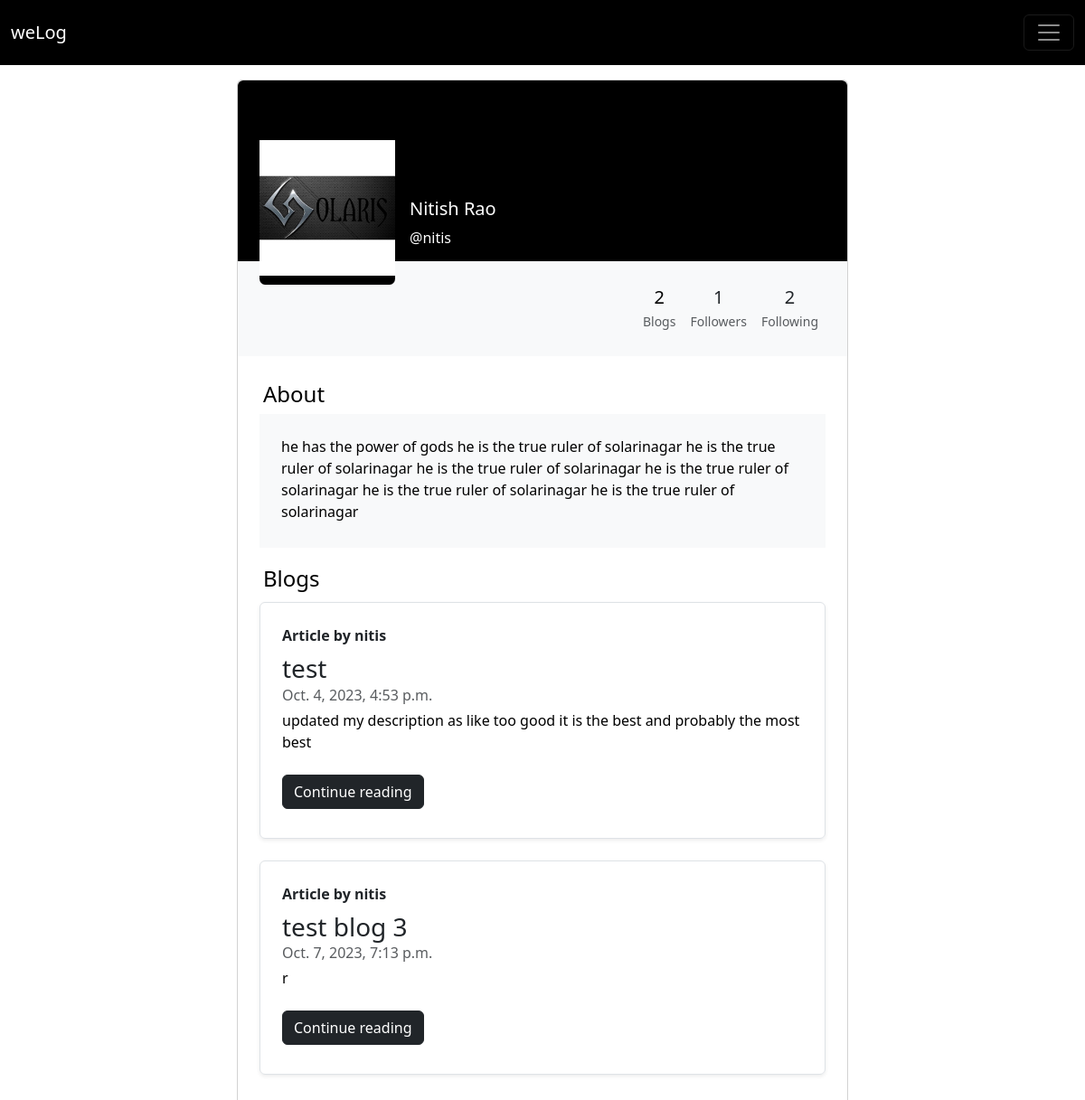
The app's page /account/nitis, older data.
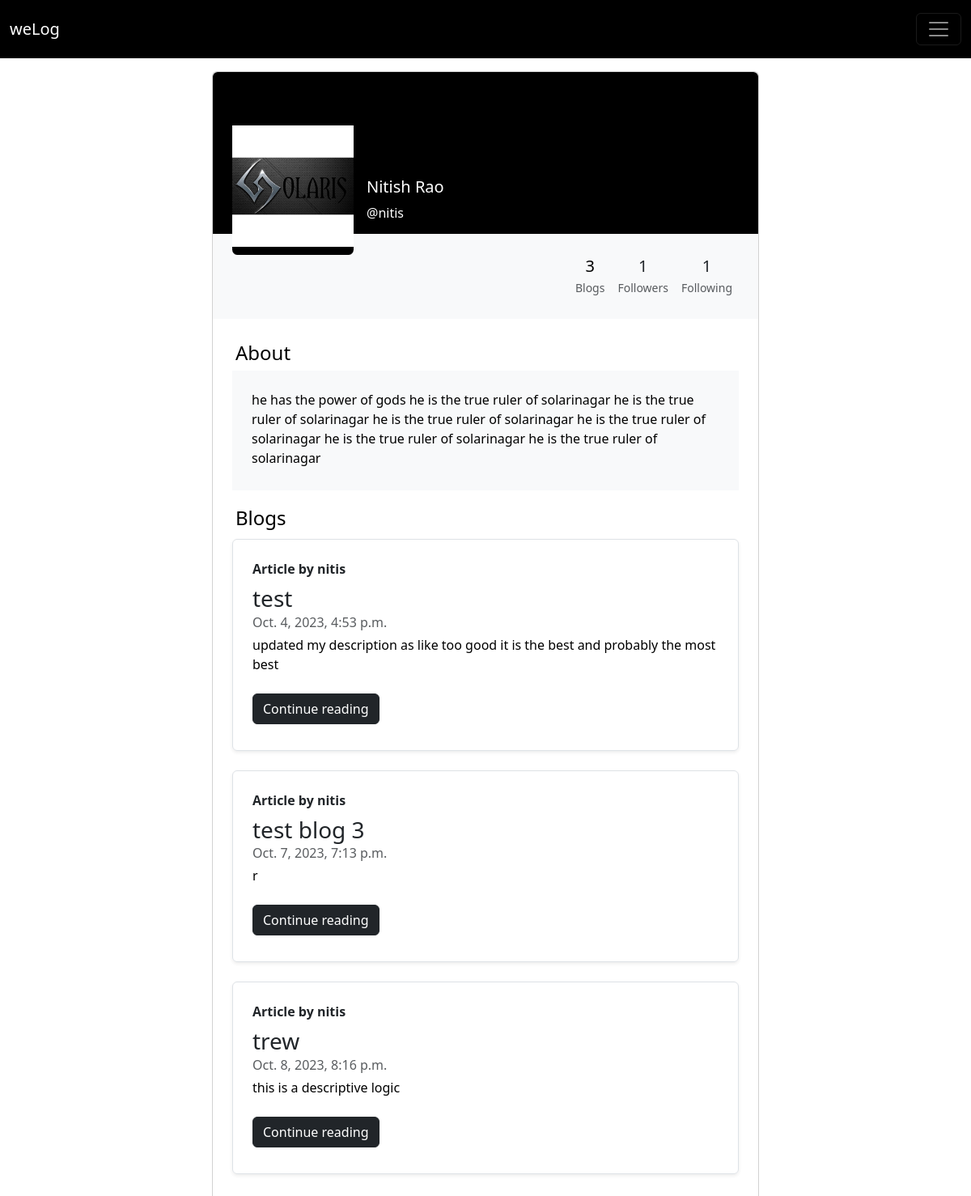
The same page, newer data.
### blog/models.py (models this page shows, shortened)
class Post(models.Model):
    sno = models.AutoField(primary_key=True)
    title = models.CharField(max_length=255)
    content = models.TextField()
    description = models.TextField(null=True, blank=True)
    user = models.ForeignKey(User, on_delete=models.CASCADE)
    slug = models.SlugField(unique=True, null=False)
    timeStamp = models.DateTimeField(default=now, blank=True)
    avatar = models.ImageField(upload_to=post_directory_path, null=True, blank=True)

### home/models.py (models this page shows, shortened)
class UserProfile(models.Model):
    user = models.OneToOneField(User, on_delete=models.CASCADE)
    description = models.TextField(null=True)
    avatar = models.ImageField(upload_to=user_directory_path, null=True, blank=True)
    following = models.ManyToManyField(User, related_name="followers", blank=True, symmetrical=False)
    followers = models.ManyToManyField(User, related_name="following", blank=True, symmetrical=False)

### home/views.py (the view)
# urls.py: path('account/<str:username>', views.authorProfile, name = "authorProfile"),
def authorProfile(request, username):
    user_ = User.objects.get(username = username)
    if request.user.is_authenticated and request.user == user_:
        return redirect('/you')
    allPosts = Post.objects.filter(user = user_)
    if request.user.is_authenticated:
        profile = UserProfile.objects.get(user = request.user)
        followers = user_.followers.all()
        if profile in followers:
            x = '1'
        else:
            x = '0'
        context = {'x' : x, 'allPosts' : allPosts, 'user_' : user_}
    else:
        context = {'allPosts' : allPosts, 'user_' : user_}
    return render(request, 'account/user_profile.html', context)

### templates/account/user_profile.html (shortened to what the changed rows need)
{% extends "base.html" %}
{% block body %}
<section class="h-100 gradient-custom-2">
    <div class="container-fluid h-100 my-3" style="max-width : 1500px;">
        <div class="row d-flex justify-content-center align-items-center h-100">
            <div class="col col-lg-9 col-xl-7">
                <div class="card">
                    <div class="rounded-top text-white d-flex flex-row" style="background-color: #000; height:200px;">
                        <div class="ms-4 mt-5 d-flex flex-column" style="width: 150px;">
                            <div class="mt-2 d-flex align-items-center justify-content-center bg-black" style=" z-index: 1; height: 170px !important; width: inherit !important; border-radius: 4%;">
                                {% if user_.userprofile.avatar %}
                                <img src={{user_.userprofile.avatar.url}}
                                    alt="/static/img/user.png" class="img-fluid"
                                    style="z-index: 1; height:inherit !important; width:inherit !important; object-fit: contain !important; border-radius: 4%;">
                                {% else %}
                                <img src="/static/img/user.png"
                                    alt="user" class="img-fluid img-thumbnail"
                                    style="z-index: 1; height:inherit !important; width:inherit !important;">
                                {% endif %}
                            </div>
                        </div>
                        <div class="ms-3" style="margin-top: 130px;">
                            <h5>{{user_.first_name}} {{user_.last_name}}</h5>
                            <p>@{{user_.username}}</p>
                        </div>
                    </div>
                    <div class="p-4 text-black" style="background-color: #f8f9fa;">
                        <div class="d-flex justify-content-end text-center py-1">
                            <div class="mx-2" onclick="location.href='#blogs-section';" role="button">
                                <p class="mb-1 h5">{{user_.post_set.count}}</p>
                                <p class="small text-muted mb-0">Blogs</p>
                            </div>
                            <a href={% url 'accounts' user_.username "followers" %} class="text-decoration-none text-dark mx-2"  role="button">
                                <div>
                                    <p class="mb-1 h5">{{user_.followers.count}}</p>
                                    <p class="small text-muted mb-0">Followers</p>
                                </div>
                            </a>
                            <a href={% url 'accounts' user_.username "following" %} class="text-decoration-none text-dark mx-2"  role="button">
                                <div>
                                    <p class="mb-1 h5">{{user_.following.count}}</p>
                                    <p class="small text-muted mb-0">Following</p>
                                </div>
                            </a>
                        </div>
                    </div>
                    <div class="card-body p-4 text-black">
                        {% if user_.userprofile.description|length < 1 %} {% else %} <div class="mb-3">
                            <p class="lead fw-normal mb-1 fs-4 ps-1">About</p>
                            <div class="p-4 text-break" style="background-color: #f8f9fa;">
                                <p class="font-italic mb-1">{{user_.userprofile.description}}</p>
                            </div>
                    </div>
                    {% endif %}
                {% for post in allPosts %}
                <div
                    class="row g-0 border rounded overflow-hidden flex-md-row mt-2 mb-4 shadow-sm h-md-250 position-relative">
                    <div class="col p-4 d-flex flex-column position-static">
                        <strong class="d-inline-block mb-2 text-dark">Article by {{user_.username}}</strong>
                        <h3 class="mb-0"><a class="text-decoration-none text-dark"
                                href="/blog/{{post.slug}}">{{post.title}}</a></h3>
                        <div class="mb-1 text-muted">{{post.timeStamp}}</div>
                        <p class="card-text mb-auto">
                        <div class="preview">{{post.description|truncatechars:500}}</div>
                        </p>
                        <div class="my-2">
                            <a href={% url 'blogPost' post.slug %} role="button" class="btn btn-dark">Continue
                                reading</a>
                        </div>
                    </div>
                </div>
                {% endfor %}
            </div>
        </div>
    </div>
    </div>
    </div>
</section>
{% endblock body %}

Row changes from the older to the newer data that the page shows:
added Post: {{ user_.username }} "nitis", title "trew", timeStamp "Oct. 8, 2023, 8:16 p.m.", description "this is a descriptive logic"
Text that changed along with them:
{{ user_.post_set.count }}: "2" → "3"
{{ user_.following.count }}: "2" → "1"
